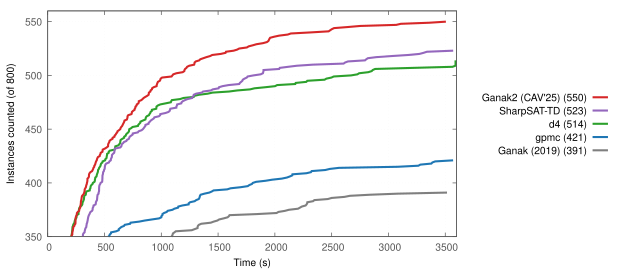

Write the gnuplot code that produced this figure.
set terminal pdfcairo enhanced color font "Helvetica,11" size 6.2in,2.7in
set output "cav-unproj.pdf"
set key outside right center spacing 1.3 samplen 2 invert
set xlabel "Time (s)"
set ylabel "Instances counted (of 800)"
set grid lc rgb "#dddddd"
set border lc rgb "#555555"
set xrange [0:3600]
set yrange [350:560]
plot "cav-unproj-0.dat" u 1:2 w l lw 3 lc rgb "#7f7f7f" t "Ganak (2019) (391)", "cav-unproj-1.dat" u 1:2 w l lw 3 lc rgb "#1f77b4" t "gpmc (421)", "cav-unproj-2.dat" u 1:2 w l lw 3 lc rgb "#2ca02c" t "d4 (514)", "cav-unproj-3.dat" u 1:2 w l lw 3 lc rgb "#9467bd" t "SharpSAT-TD (523)", "cav-unproj-4.dat" u 1:2 w l lw 3 lc rgb "#d62728" t "Ganak2 (CAV'25) (550)"
